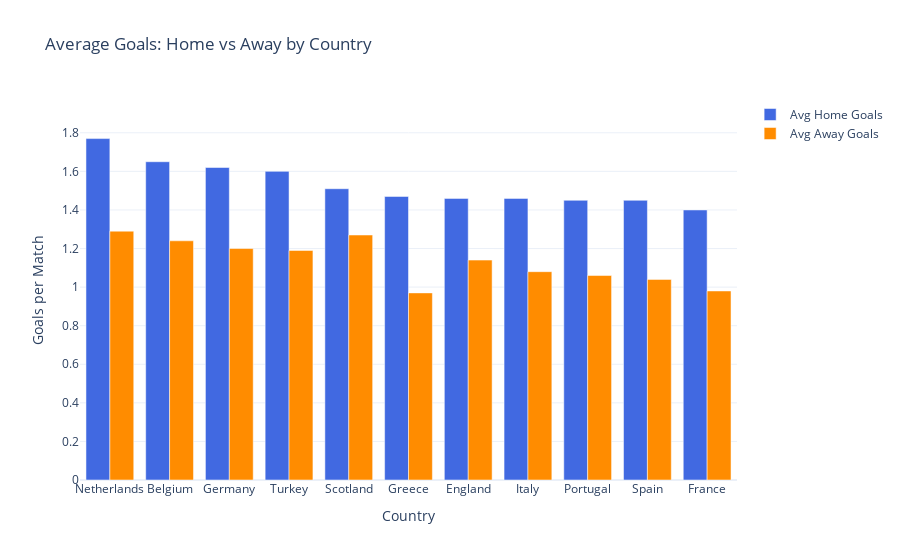

This figure's notebook cell:
### Code cell
import plotly.graph_objs as go

# Sort by avg_home_goals descending
country_goals_sorted = country_goals.sort_values(by='avg_home_goals', ascending=False)

# Plot grouped bar chart
goal_bar_fig = go.Figure()

goal_bar_fig.add_trace(go.Bar(
    x=country_goals_sorted.index,
    y=country_goals_sorted['avg_home_goals'],
    name='Avg Home Goals',
    marker_color='royalblue'
))

goal_bar_fig.add_trace(go.Bar(
    x=country_goals_sorted.index,
    y=country_goals_sorted['avg_away_goals'],
    name='Avg Away Goals',
    marker_color='darkorange'
))

goal_bar_fig.update_layout(
    barmode='group',
    title='Average Goals: Home vs Away by Country',
    xaxis_title='Country',
    yaxis_title='Goals per Match',
    yaxis=dict(range=[0, country_goals_sorted.values.max() + 0.2]),
    template='plotly_white'
)

### Figure 1 — Plotly figure (JSON) as saved in the notebook; plotly's stock layout.template omitted (floating-point values rounded to 4 significant figures)
{"data": [{"marker": {"color": "royalblue"}, "name": "Avg Home Goals", "type": "bar", "x": ["Netherlands", "Belgium", "Germany", "Turkey", "Scotland", "Greece", "England", "Italy", "Portugal", "Spain", "France"], "y": [1.77, 1.65, 1.62, 1.6, 1.51, 1.47, 1.46, 1.46, 1.45, 1.45, 1.4]}, {"marker": {"color": "darkorange"}, "name": "Avg Away Goals", "type": "bar", "x": ["Netherlands", "Belgium", "Germany", "Turkey", "Scotland", "Greece", "England", "Italy", "Portugal", "Spain", "France"], "y": [1.29, 1.24, 1.2, 1.19, 1.27, 0.97, 1.14, 1.08, 1.06, 1.04, 0.98]}], "layout": {"barmode": "group", "title": {"text": "Average Goals: Home vs Away by Country"}, "xaxis": {"title": {"text": "Country"}}, "yaxis": {"range": [0, 1.97], "title": {"text": "Goals per Match"}}}}
